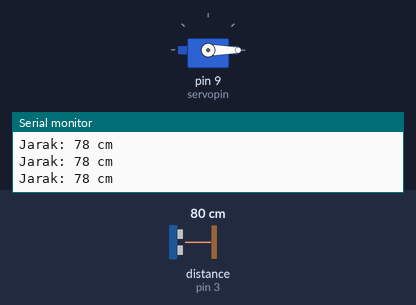
The sketch below on a simulated Arduino Uno, built with avr-gcc and run on an emulated ATmega328P. Shown: servo, the last lines printed to the serial monitor. Wiring (inferred from the names in the program): ultrasonic range finder: trigger pin 2; echo pin 3. The inputs (shaded band) are chosen by the test bench; at power-on: distance to the obstacle (sensor on pin 3) 80 cm. The echo pulse lasts 58.3 µs per cm.

Above: at 1.3 s.
1.4 s: distance to the obstacle (sensor on pin 3) set to 23 cm
2.9 s: distance to the obstacle (sensor on pin 3) set to 18 cm
At 4.2 s:
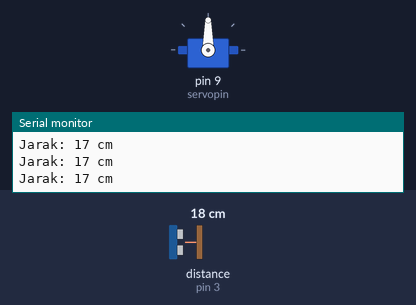
4.5 s: distance to the obstacle (sensor on pin 3) set to 35 cm
At 5.7 s:
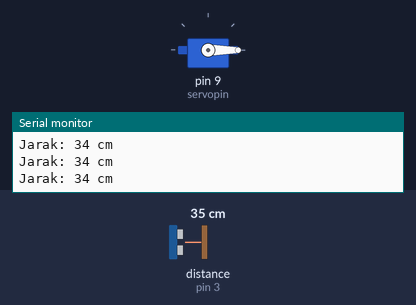
6.0 s: distance to the obstacle (sensor on pin 3) set to 2 cm
At 7.1 s:
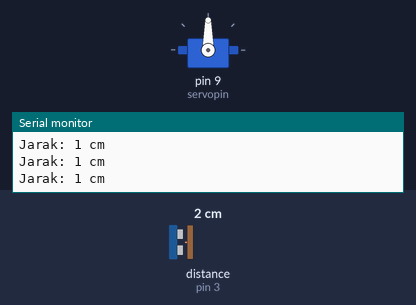
Timing chart, 0 to 8.5 s (numbered marks = the images above; inputs shaded):
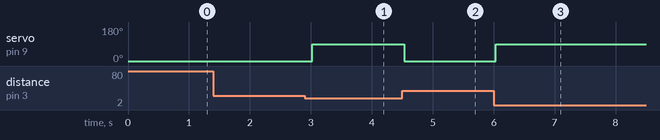

Measured:
- the behaviour switches between 21 and 20 cm on distance to the obstacle (sensor on pin 3) (found by bisection; images 0 and 1)
- after the input at 2.9 s, servo on pin 9 (servopin): 0° → 90° after 0.12 s
- after the input at 4.5 s, servo on pin 9 (servopin): 90° → 0° at once
- after the input at 6.0 s, servo on pin 9 (servopin): 0° → 90° at once

The sketch:

gabungan.ino
```cpp
#include <Servo.h>

Servo myservo;

#define servopin 9
#define trigpin 2
#define echopin 3

long durasi;
int jarak;
int pos = 0;

void setup() {
  //inisialisasi servo pin
  myservo.attach(servopin);

  Serial.begin(9600);

  pinMode(trigpin, OUTPUT);
  pinMode(echopin, INPUT);

  //set posisi awal servo ke 0
  myservo.write(pos);

}

void loop() {
  digitalWrite(trigpin, LOW);
  delayMicroseconds(2);
  digitalWrite(trigpin, HIGH);
  delayMicroseconds(10);
  digitalWrite(trigpin, LOW);

  durasi = pulseIn(echopin, HIGH);

  jarak = durasi * 0.034 / 2;

  Serial.print("Jarak: ");
  Serial.print(jarak);
  Serial.println(" cm");

  //variable untuk jarak mentrigger servo
  int trigger_pos = 20;

  if (jarak < trigger_pos){
    pos = 90;
    myservo.write(pos);
  } else{
    pos = 0;
    myservo.write(pos);
  }

  delay(500);

}
```
